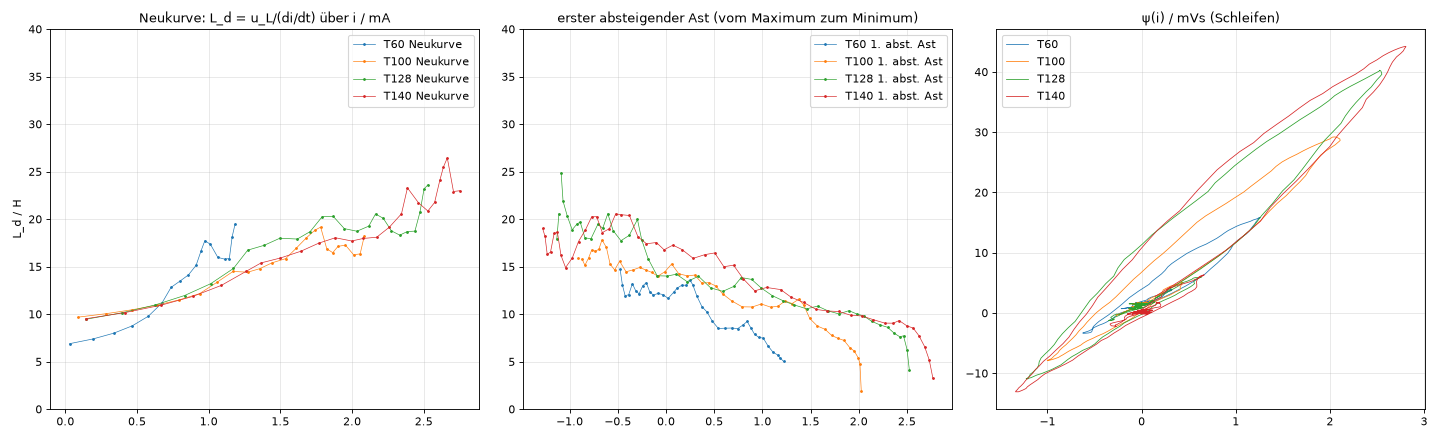

Reproduce this figure in Python.
"""ld_aeste_1.0.py (24.11.2026): modellfrei L_d = u_L / (di/dt) entlang der Äste (Neukurve, erster absteigender Ast) aus T140 und T60;
i geglättet (Savitzky-Golay 11/2), u_L = u_E − u_A2 − R_Cu i (R_Cu = 92 Ω), Nullabgleich am Ende. Bild ld_aeste_1.0.png."""
import numpy as np, glob, os
from scipy.signal import savgol_filter
import matplotlib; matplotlib.use("Agg"); import matplotlib.pyplot as plt
H = os.path.dirname(os.path.abspath(__file__)); M = os.path.join(os.path.dirname(H), "messungen")
fig, ax = plt.subplots(1, 3, figsize=(18, 5.5))
for p in sorted(glob.glob(os.path.join(M, "rlc27_2026-11-23_*.txt")), key=lambda s: int(s.split("_T")[1].split("_")[0])):
    T = int(p.split("_T")[1].split("_")[0]); D = np.loadtxt(p, comments="#"); t, uC, u2, uE, i = D[:,1], D[:,9], D[:,10], D[:,13], D[:,14]/1000; m = t >= 0
    t, uC, u2, uE, i = t[m], uC[m], u2[m], uE[m], i[m]
    i[1:-1] = np.median(np.vstack([i[:-2], i[1:-1], i[2:]]), axis=0); i -= i[-100:].mean(); uE -= (uE[-100:].mean() - u2[-100:].mean())
    uL = uE - u2 - 92.0 * i; psi = np.cumsum(uL) * 1e-3
    ig = savgol_filter(i, 11, 2); di = savgol_filter(i, 11, 2, deriv=1, delta=1e-3); uLg = savgol_filter(uL, 11, 2)
    Ld = uLg / di; ok = np.abs(di) > 0.02   # A/s
    k0 = np.argmax(ig); k1 = k0 + np.argmin(ig[k0:k0+120])
    ax[0].plot(ig[:k0]*1e3, np.where(ok, Ld, np.nan)[:k0], ".-", ms=3, lw=0.6, label="T%d Neukurve" % T)
    ax[1].plot(ig[k0:k1]*1e3, np.where(ok, Ld, np.nan)[k0:k1], ".-", ms=3, lw=0.6, label="T%d 1. abst. Ast" % T)
    ax[2].plot(ig*1e3, psi*1e3, lw=0.7, label="T%d" % T)
for a, ti in zip(ax, ["Neukurve: L_d = u_L/(di/dt) über i / mA", "erster absteigender Ast (vom Maximum zum Minimum)", "ψ(i) / mVs (Schleifen)"]):
    a.set_title(ti); a.grid(alpha=.3); a.legend()
ax[0].set_ylim(0, 40); ax[1].set_ylim(0, 40); ax[0].set_ylabel("L_d / H")
fig.tight_layout(); fig.savefig(os.path.join(H, "ld_aeste_1.0.png"), dpi=80); print("ld_aeste_1.0.png")
